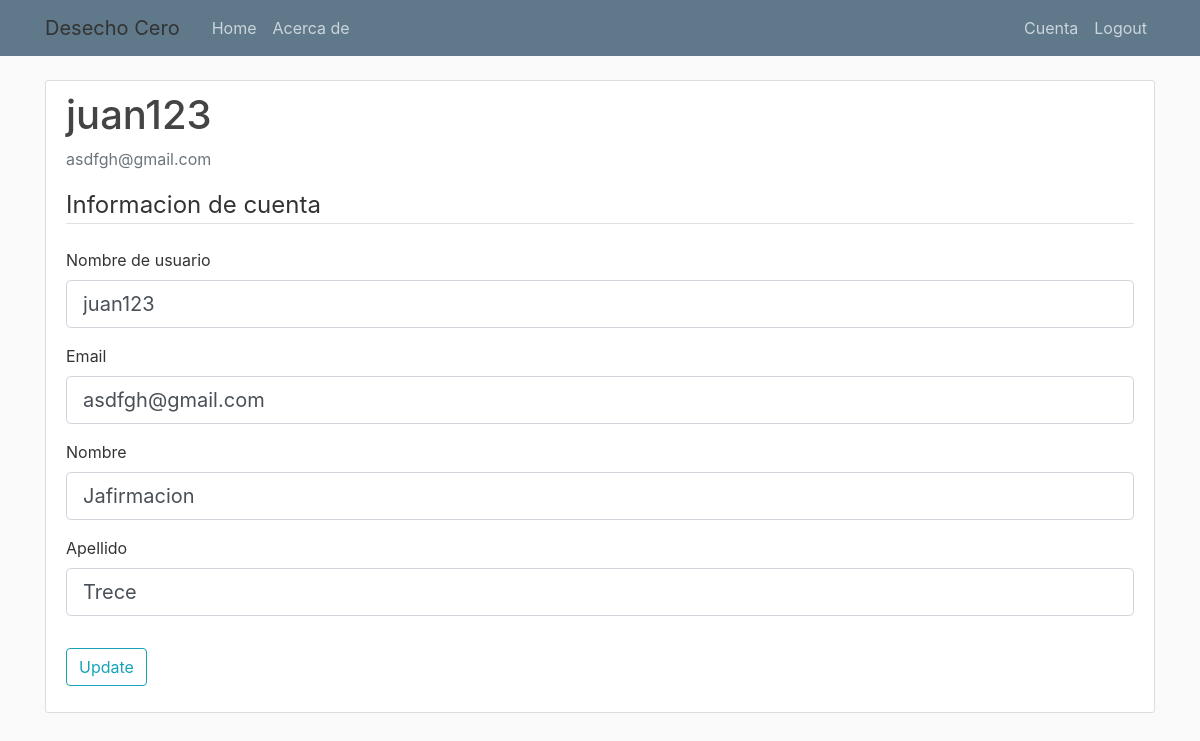
The page /account (signed in) on the database its author committed.
### app/models.py (models this page shows, shortened)
class User(db.Model, UserMixin):
    id = db.Column(db.Integer, primary_key=True)
    username = db.Column(db.String(20), unique=True, nullable=False)
    email = db.Column(db.String(120), unique=True, nullable=False)
    nombre = db.Column(db.String(20), nullable=False)
    apellido = db.Column(db.String(20), nullable=False)
    password = db.Column(db.String(60), nullable=False)
    articulos = db.relationship('Articulo', backref='usuarioArticulo', lazy=True)

### app/routes.py (the view)
@app.route("/account", methods=['GET', 'POST'])
@login_required
def account():
    form = UpdateAccountForm()
    if form.validate_on_submit():
        current_user.username = form.username.data
        current_user.email = form.email.data
        current_user.nombre = form.nombre.data
        current_user.apellido = form.apellido.data
        db.session.commit()
        flash('Tu cuenta ha sido actualizada!', 'success')
        return redirect(url_for('account'))
    elif request.method == 'GET':
        form.username.data = current_user.username
        form.email.data = current_user.email
        form.nombre.data = current_user.nombre
        form.apellido.data = current_user.apellido
    return render_template('account.html', title='Account', form=form)

### app/forms.py (shortened to what this page needs)
class UpdateAccountForm(FlaskForm):
    username = StringField('Nombre de usuario',
                           validators=[DataRequired(), Length(min=2, max=20)])
    email = StringField('Email',
                        validators=[DataRequired(), Email()])
    nombre = StringField('Nombre',
                            validators=[DataRequired(), Length(min=2, max=20)])
    apellido = StringField('Apellido',
                           validators=[DataRequired(), Length(min=2, max=20)])
    submit = SubmitField('Update')

### app/models.py (called while the page is built)
@login_manager.user_loader
def load_user(user_id):
    return User.query.get(int(user_id))

### app/templates/account.html (shortened to what this page needs)
{% extends "layout.html" %}
{% block content %}
    <div class="content-section">
      <div class="media">
        <div class="media-body">
          <h2 class="account-heading">{{ current_user.username }}</h2>
          <p class="text-secondary">{{ current_user.email }}</p>
        </div>
      </div>
        <form method="POST" action="" enctype="multipart/form-data">
            <fieldset class="form-group">
                <legend class="border-bottom mb-4">Informacion de cuenta</legend>
                <div class="form-group">
                    {{ form.username.label(class="form-control-label") }}
                    {% if form.username.errors %}
                        {{ form.username(class="form-control form-control-lg is-invalid") }}
                        <div class="invalid-feedback">
                            {% for error in form.username.errors %}
                                <span>{{ error }}</span>
                            {% endfor %}
                        </div>
                    {% else %}
                        {{ form.username(class="form-control form-control-lg") }}
                    {% endif %}
                </div>
                <div class="form-group">
                    {{ form.email.label(class="form-control-label") }}
                    {% if form.email.errors %}
                        {{ form.email(class="form-control form-control-lg is-invalid") }}
                        <div class="invalid-feedback">
                            {% for error in form.email.errors %}
                                <span>{{ error }}</span>
                            {% endfor %}
                        </div>
                    {% else %}
                        {{ form.email(class="form-control form-control-lg") }}
                    {% endif %}
                </div>
                <div class="form-group">
                    {{ form.nombre.label(class="form-control-label") }}
                    {% if form.nombre.errors %}
                        {{ form.nombre(class="form-control form-control-lg is-invalid") }}
                        <div class="invalid-feedback">
                            {% for error in form.nombre.errors %}
                                <span>{{ error }}</span>
                            {% endfor %}
                        </div>
                    {% else %}
                        {{ form.nombre(class="form-control form-control-lg") }}
                    {% endif %}
                </div>
                <div class="form-group">
                    {{ form.apellido.label(class="form-control-label") }}
                    {% if form.apellido.errors %}
                        {{ form.apellido(class="form-control form-control-lg is-invalid") }}
                        <div class="invalid-feedback">
                            {% for error in form.nombre.errors %}
                                <span>{{ error }}</span>
                            {% endfor %}
                        </div>
                    {% else %}
                        {{ form.apellido(class="form-control form-control-lg") }}
                    {% endif %}
                </div>
            </fieldset>
            <div class="form-group">
                {{ form.submit(class="btn btn-outline-info") }}
            </div>
        </form>
    </div>
{% endblock content %}

### app/static/main.css (style rules this page uses)
body { background: #fafafa; color: #333333; margin-top: 5rem; }
h1, h2, h3, h4, h5, h6 { color: #444444; }
.content-section { background: #ffffff; padding: 10px 20px; border: 1px solid #dddddd; border-radius: 3px; margin-bottom: 20px; }
.account-heading { font-size: 2.5rem; }

### rows shown on the page
User: username "juan123", email "asdfgh@gmail.com", nombre "Jafirmacion", apellido "Trece"
